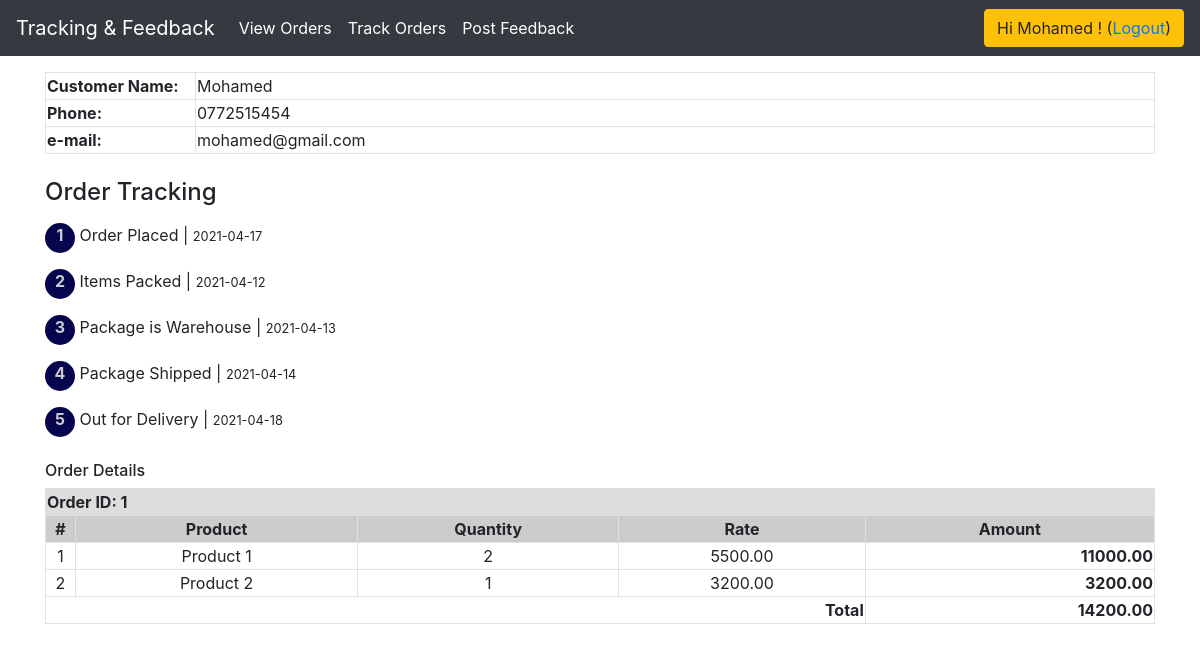
Page /track.php?orderID=1 (signed in) on the committed database.
### tables this page shows
CREATE TABLE IF NOT EXISTS `customers` (
  `seno` bigint(20) UNSIGNED NOT NULL AUTO_INCREMENT,
  `name` varchar(200) NOT NULL,
  `l_name` varchar(300) NOT NULL,
  `email` varchar(300) NOT NULL,
  `phone` varchar(20) NOT NULL,
  `username` varchar(300) NOT NULL,
  `password` varchar(300) NOT NULL,
  PRIMARY KEY (`seno`),
  UNIQUE KEY `seno` (`seno`)
);

CREATE TABLE IF NOT EXISTS `carts` (
  `seno` bigint(20) UNSIGNED NOT NULL AUTO_INCREMENT,
  `customer_id` varchar(100) NOT NULL,
  `date` date NOT NULL,
  `delivery_address` text NOT NULL,
  `status` varchar(20) NOT NULL DEFAULT 'pending',
  UNIQUE KEY `seno` (`seno`)
);

CREATE TABLE IF NOT EXISTS `tracking` (
  `tracking_id` bigint(20) UNSIGNED NOT NULL AUTO_INCREMENT,
  `order_id` bigint(20) NOT NULL,
  `updated_date` date NOT NULL,
  `description` text NOT NULL,
  `user` bigint(20) NOT NULL,
  UNIQUE KEY `tracking_id` (`tracking_id`)
);

CREATE TABLE IF NOT EXISTS `stock` (
  `seno` varchar(255) NOT NULL,
  `name` varchar(250) NOT NULL,
  `qty_remaining` decimal(10,2) NOT NULL,
  `gty_type` varchar(20) NOT NULL,
  `price_buying` decimal(10,2) NOT NULL,
  `price_selling` decimal(10,2) NOT NULL,
  `price_last` decimal(10,2) NOT NULL,
  `discount_percent` decimal(10,2) NOT NULL,
  `last_modified` timestamp NULL DEFAULT NULL,
  `qty_latest` decimal(10,2) NOT NULL,
  `category` varchar(100) NOT NULL,
  `cat_color` varchar(100) NOT NULL,
  `cat_size` varchar(100) NOT NULL,
  `cat_set` text NOT NULL,
  `image` text NOT NULL,
  `expiry` date NOT NULL,
  `supplier` varchar(400) NOT NULL,
  `printed` varchar(10) NOT NULL,
  `date_added` datetime NOT NULL,
  `invoice_id` varchar(20) NOT NULL,
  `views` int(20) NOT NULL,
  PRIMARY KEY (`seno`),
  UNIQUE KEY `seno_3` (`seno`)
);

CREATE TABLE IF NOT EXISTS `carts_items` (
  `seno` bigint(20) UNSIGNED NOT NULL AUTO_INCREMENT,
  `cart_id` bigint(20) NOT NULL,
  `stock_id` bigint(20) NOT NULL,
  `quantity` bigint(20) NOT NULL,
  UNIQUE KEY `seno` (`seno`)
);

### Connections/dbconnect.php (called while the page is built, shortened)
<?php
$hostname_dbconnect = "localhost";
$username_dbconnect = "root";
$password_dbconnect = "";
$dbconnect = mysql_pconnect($hostname_dbconnect, $username_dbconnect, $password_dbconnect) or trigger_error(mysql_error(),E_USER_ERROR);
$logoutAction = $_SERVER['PHP_SELF']."?doLogout=true";
if ((isset($_SERVER['QUERY_STRING'])) && ($_SERVER['QUERY_STRING'] != "")){
  $logoutAction .="&". htmlentities($_SERVER['QUERY_STRING']);
}
$getUsername= "-1";
if (isset($_SESSION['MM_Username'])) {
  $getUsername = $_SESSION['MM_Username'];
}
$query_get_customer_info = "SELECT * FROM customers WHERE username = '$getUsername'";
$get_customer_info = mysql_query($query_get_customer_info, $dbconnect) or die(mysql_error());
$row_get_customer_info = mysql_fetch_assoc($get_customer_info);
$customer_name = $row_get_customer_info['name'].' '.$row_get_customer_info['l_name'];
?>

### track.php (the view, shortened to what this page needs)
<?php require_once('Connections/dbconnect.php'); ?>
<!doctype html>
<html>
<head>
<link href="css/bootstrap-4.3.1.css" rel="stylesheet" type="text/css">
</head>
<body>
<nav class="navbar navbar-expand-lg navbar-dark bg-dark"> <a class="navbar-brand" href="#">Tracking &amp; Feedback</a>
  <div class="collapse navbar-collapse" id="navbarSupportedContent1">
    <ul class="navbar-nav mr-auto">
      <li class="nav-item active"> <a class="nav-link" href="orders.php">View Orders</a> </li>
      <li class="nav-item active"> <a class="nav-link" href="track.php">Track Orders</a> </li>
      <li class="nav-item active"> <a class="nav-link" href="feedback.php">Post Feedback</a> </li>
    </ul>
	 <div class="btn btn-warning">Hi <?php echo $customer_name; ?>! (<a href="<?php echo $logoutAction ?>">Logout</a>)</div>
  </div>
</nav>
<div class="container mt-3">
<div class="row">
	<div class="col-md-12">
	<table width="100%" border="0" class="table-bordered">
  <tbody>
    <tr>
      <td width="150"><strong>Customer Name:</strong></td>
      <td><?php echo $customer_name; ?></td>
      </tr>
    <tr>
      <td width="150"><strong>Phone:</strong></td>
      <td><?php echo $row_get_customer_info['phone']; ?></td>
      </tr>
    <tr>
      <td width="150"><strong>e-mail:</strong></td>
      <td><?php echo $row_get_customer_info['email']; ?></td>
      </tr>
  </tbody>
</table>
<h4 class="alert-heading mt-4">Order Tracking</h4>
<?php if(isset($_GET['orderID'])){ ?>
<?php
$orderID = $_GET['orderID'];
$query_get_order_details = "SELECT * FROM carts WHERE seno = '$orderID'";
$get_order_details = mysql_query($query_get_order_details, $dbconnect) or die(mysql_error());
$row_get_order_details = mysql_fetch_assoc($get_order_details);
$query_get_order_contents = "SELECT * FROM carts_items WHERE cart_id = '$orderID'";
$get_order_contents = mysql_query($query_get_order_contents, $dbconnect) or die(mysql_error());
$row_get_order_contents = mysql_fetch_assoc($get_order_contents);
$query_tracking_info = "SELECT * FROM tracking WHERE order_id = '$orderID' ORDER BY `updated_date` ASC";
$tracking_info = mysql_query($query_tracking_info, $dbconnect) or die(mysql_error());
$row_tracking_info = mysql_fetch_assoc($tracking_info);
?>
<div class="mt-3">
<div style="width: 30px; height:30px; background-color: #06054D; display: inline-block; vertical-align: top; font-weight: bolder; color:#CCC; text-align: center; border-radius:100px;">1</div>
<div style="display: inline-block; vertical-align: top;">Order Placed | <small><?php echo $row_get_order_details['date']; ?></small></div>
</div>
<?php $i = 2; ?>
<?php do{ ?>
<div class="mt-3">
<div style="width: 30px; height:30px; background-color: #06054D; display: inline-block; vertical-align: top; font-weight: bolder; color:#CCC; text-align: center; border-radius:100px;"><?php echo $i; ?></div>
<div style="display: inline-block; vertical-align: top;"><?php echo $row_tracking_info['description']; ?> | <small><?php echo $row_tracking_info['updated_date']; ?></small></div>
</div>
<?php $i++; ?>
<?php } while ($row_tracking_info = mysql_fetch_assoc($tracking_info)); ?>
<h6 class="alert-heading mt-4">Order Details</h6>
<table width="100%" border="0" class="table-bordered">
  <tbody>
    <tr>
      <td colspan="5" bgcolor="#DDD"><strong>Order ID: <?php echo $orderID; ?></strong></td>
      </tr>
    <tr>
      <td width="30" align="center" bgcolor="#CCC"><strong>#</strong></td>
      <td align="center" bgcolor="#CCC"><strong>Product</strong></td>
      <td align="center" bgcolor="#CCC"><strong>Quantity</strong></td>
      <td align="center" bgcolor="#CCC"><strong>Rate</strong></td>
      <td align="center" bgcolor="#CCC"><strong>Amount</strong></td>
    </tr>
	  <?php $n=1; $cartTotal = 0; ?>
	  <?php do{ ?>
<?php
$productID = $row_get_order_contents['stock_id'];
$query_get_stock_data = "SELECT * FROM stock WHERE seno = '$productID'";
$get_stock_data = mysql_query($query_get_stock_data, $dbconnect) or die(mysql_error());
$row_get_stock_data = mysql_fetch_assoc($get_stock_data);
$amount = $row_get_order_contents['quantity'] * $row_get_stock_data['price_selling'];
?>
    <tr>
      <td width="30" align="center"><?php echo $n; ?></td>
      <td align="center"><?php echo $row_get_stock_data['name']; ?></td>
      <td align="center"><?php echo $row_get_order_contents['quantity']; ?></td>
      <td align="center"><?php echo $row_get_stock_data['price_selling']; ?></td>
      <td align="right"><strong><?php echo number_format((float)$amount,2,'.',''); ?></strong></td>
    </tr>
	  <?php $n++; $cartTotal += $amount;  ?>
	  <?php } while ($row_get_order_contents = mysql_fetch_assoc($get_order_contents)); ?>
    <tr>
      <td colspan="4" align="right"><strong>Total</strong></td>
      <td align="right"><strong><?php echo number_format((float)$cartTotal,2,'.',''); ?></strong></td>
    </tr>
  </tbody>
</table>
<?php } ?>
	</div>
</div>
</div>
</body>
</html>

### rows in the picture
customers: customer_name "Mohamed", phone "0772515454", email "mohamed@gmail.com"
carts: date "2021-04-17"
tracking: description "Items Packed", updated_date "2021-04-12"
tracking: description "Package is Warehouse", updated_date "2021-04-13"
tracking: description "Package Shipped", updated_date "2021-04-14"
tracking: description "Out for Delivery", updated_date "2021-04-18"
stock: name "Product 1", price_selling "5500.00"
carts_items: quantity "2", quantity.price_selling "11000.00"
carts_items: stock.name "Product 2", quantity "1", stock.price_selling "3200.00", quantity.price_selling "3200.00"

### other values in the picture
$orderID "1"
$cartTotal "14200.00"
